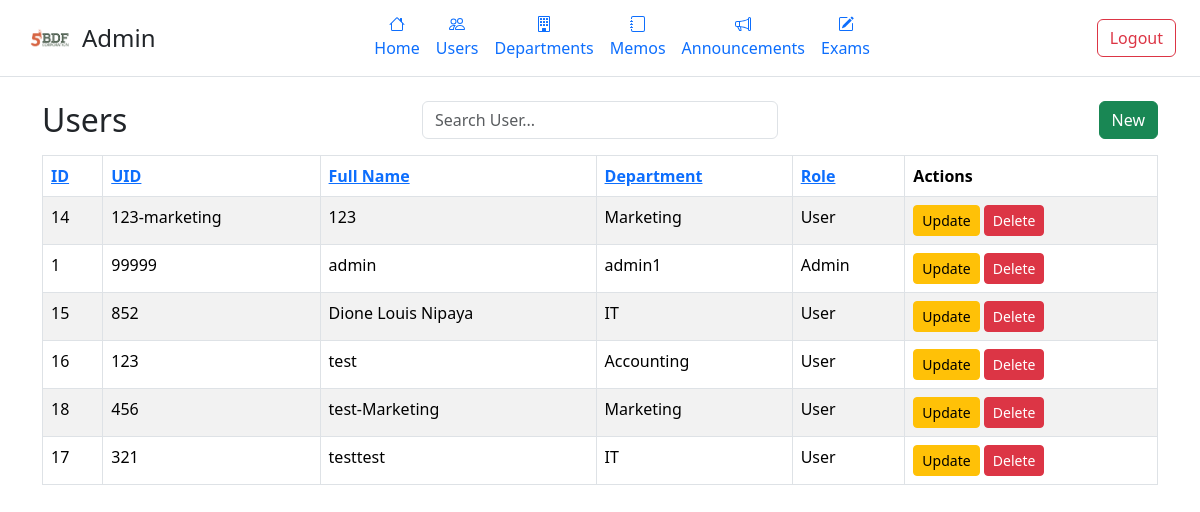
Before: /admin/admin.php (signed in) with the older database file.
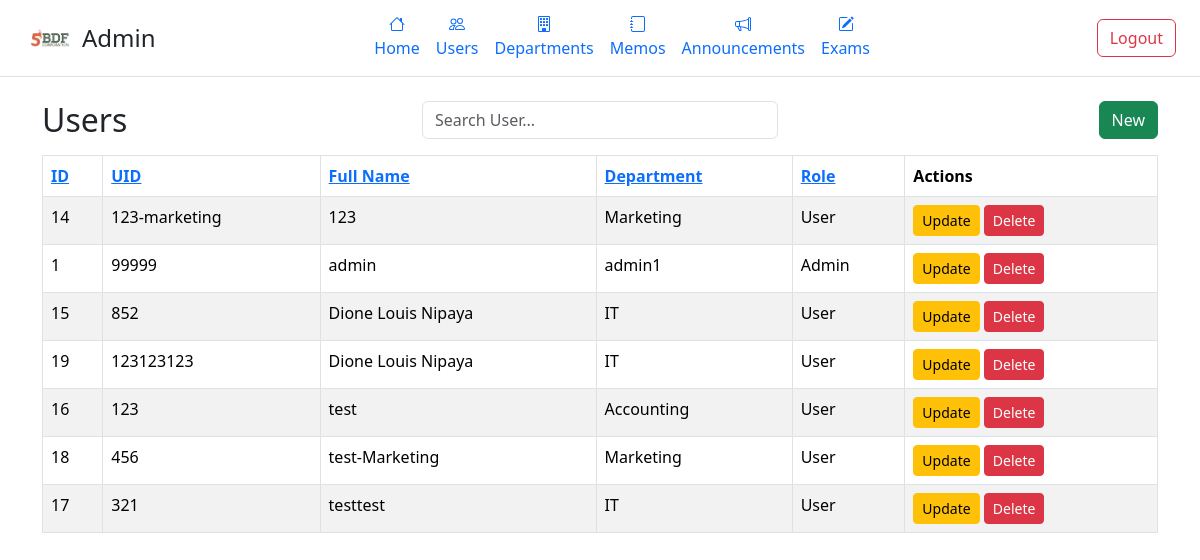
After: the same page with the newer database file.
### tables this page shows
CREATE TABLE `users` (
  `user_id` int(11) NOT NULL,
  `UID` varchar(100) NOT NULL,
  `password` varchar(255) NOT NULL,
  `full_name` varchar(150) DEFAULT NULL,
  `department` varchar(20) NOT NULL,
  `role` enum('Admin','User') DEFAULT 'User'
);

### admin/admin.php (the view, shortened to what this page needs)
<?php
require_once '../db/dbcon.php';
$search_term = $_GET['search'] ?? '';
$department_term = $_GET['department'] ?? '';
$sort_by = $_GET['sort'] ?? 'full_name';
$order = ($_GET['order'] ?? 'asc') === 'desc' ? 'desc' : 'asc';
$query = "SELECT * FROM users WHERE full_name LIKE ? AND department LIKE ? ORDER BY $sort_by $order";
$stmt = $conn->prepare($query);
$search_like = "%$search_term%";
$department_like = "%$department_term%";
$stmt->bind_param("ss", $search_like, $department_like);
$stmt->execute();
$users = $stmt->get_result();
?>
<!DOCTYPE html>
<html lang="en">
<head>
  <link href="https://cdn.jsdelivr.net/npm/bootstrap@5.3.5/dist/css/bootstrap.min.css" rel="stylesheet">
</head>
<body>
<header class="d-flex flex-wrap align-items-center justify-content-between py-2 px-4 border-bottom">
  <div class="d-flex align-items-center gap-2">
    <img src="../img/5bdflogo.png" alt="5BDF Logo" height="50" width="50">
    <h4 class="m-0">Admin</h4>
  </div>
  <nav>
    <ul class="nav">
        <li class="nav-item">
        <a href="#" class="nav-link d-flex flex-column align-items-center px-2">
            Home
        </a>
        </li>
        <li class="nav-item">
        <a href="./admin.php" class="nav-link d-flex flex-column align-items-center px-2">
            Users
        </a>
        </li>
        <li class="nav-item">
        <a href="./departments.php" class="nav-link d-flex flex-column align-items-center px-2">
            Departments
        </a>
        </li>
        <li class="nav-item">
        <a href="./memos.php" class="nav-link d-flex flex-column align-items-center px-2">
            Memos
        </a>
        </li>
        <li class="nav-item">
        <a href="./announcements.php" class="nav-link d-flex flex-column align-items-center px-2">
            Announcements
        </a>
        </li>
        <li class="nav-item">
          <a href="./Exams.php" class="nav-link d-flex flex-column align-items-center px-2">
            Exams
          </a>
        </li>
    </ul>
</nav>
  <div>
    <button class="btn btn-outline-danger ms-2" onclick="window.location.href='logout.php'">Logout</button>
  </div>
</header>
<div class="container my-4">
    <div class="row mb-3 align-items-center">
        <div class="col-md-4">
            <h2 class="m-0">Users</h2>
        </div>
        <div class="col-md-4 text-center">
            <input type="text" class="form-control" id="searchInput" placeholder="Search User..." onkeyup="filterUser()">
        </div>
        <div class="col-md-4 text-end">
            <button type="button" class="btn btn-success" data-bs-toggle="modal" data-bs-target="#addUserModal">New</button>
        </div>
    </div>
  <table class="table table-striped table-bordered" id="usersTable">
    <thead>
      <tr>
        <th><a href="?sort=user_id&order=<?= $order === 'asc' ? 'desc' : 'asc' ?>">ID</a></th>
        <th><a href="?sort=UID&order=<?= $order === 'asc' ? 'desc' : 'asc' ?>">UID</a></th>
        <th><a href="?sort=full_name&order=<?= $order === 'asc' ? 'desc' : 'asc' ?>">Full Name</a></th>
        <th><a href="?sort=department&order=<?= $order === 'asc' ? 'desc' : 'asc' ?>">Department</a></th>
        <th><a href="?sort=role&order=<?= $order === 'asc' ? 'desc' : 'asc' ?>">Role</a></th>
        <th>Actions</th>
      </tr>
    </thead>
    <tbody>
      <?php while($row = $users->fetch_assoc()): ?>
      <tr>
        <td><?= htmlspecialchars($row['user_id']) ?></td>
        <td><?= htmlspecialchars($row['UID']) ?></td>
        <td><?= htmlspecialchars($row['full_name']) ?></td>
        <td><?= htmlspecialchars($row['department']) ?></td>
        <td><?= htmlspecialchars($row['role']) ?></td>
        <td>
          <button class="btn btn-sm btn-warning" data-bs-toggle="modal" data-bs-target="#updateModal<?= $row['user_id'] ?>">Update</button>
          <button class="btn btn-sm btn-danger" data-bs-toggle="modal" data-bs-target="#deleteModal<?= $row['user_id'] ?>">Delete</button>
        </td>
      </tr>
      <?php endwhile; ?>
    </tbody>
  </table>
</div>
</body>
</html>

Changed rows visible on the page:
added users: user_id "19", UID "123123123", full_name "Dione Louis Nipaya", department "IT", role "User"
